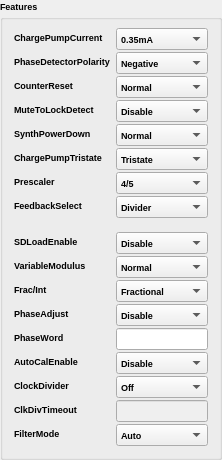
  <widget class="QGroupBox" name="features">
   <property name="geometry">
    <rect>
     <x>190</x>
     <y>10</y>
     <width>211</width>
     <height>451</height>
    </rect>
   </property>
   <property name="font">
    <font>
     <family>Microsoft YaHei UI</family>
     <pointsize>7</pointsize>
     <weight>75</weight>
     <bold>true</bold>
    </font>
   </property>
   <property name="title">
    <string>Features</string>
   </property>
   <layout class="QVBoxLayout" name="verticalLayout">
    <item>
     <layout class="QFormLayout" name="featuresLayout">
      <property name="fieldGrowthPolicy">
       <enum>QFormLayout::AllNonFixedFieldsGrow</enum>
      </property>
      <property name="rowWrapPolicy">
       <enum>QFormLayout::DontWrapRows</enum>
      </property>
      <property name="verticalSpacing">
       <number>2</number>
      </property>
      <item row="0" column="0">
       <widget class="QLabel" name="chargePumpCurrentLabel">
        <property name="text">
         <string>ChargePumpCurrent</string>
        </property>
       </widget>
      </item>
      <item row="0" column="1">
       <widget class="QComboBox" name="chargePumpCurrentComboBox">
        <item>
         <property name="text">
          <string>0.35mA</string>
         </property>
        </item>
        <item>
         <property name="text">
          <string>0.70mA</string>
         </property>
        </item>
        <item>
         <property name="text">
          <string>1.05mA</string>
         </property>
        </item>
        <item>
         <property name="text">
          <string>1.4mA</string>
         </property>
        </item>
        <item>
         <property name="text">
          <string>1.75mA</string>
         </property>
        </item>
        <item>
         <property name="text">
          <string>2.8mA</string>
         </property>
        </item>
        <item>
         <property name="text">
          <string>2.45mA</string>
         </property>
        </item>
        <item>
         <property name="text">
          <string>2.8mA</string>
         </property>
        </item>
        <item>
         <property name="text">
          <string>3.15mA</string>
         </property>
        </item>
        <item>
         <property name="text">
          <string>3.5mA</string>
         </property>
        </item>
        <item>
         <property name="text">
          <string>3.85mA</string>
         </property>
        </item>
        <item>
         <property name="text">
          <string>4.2mA</string>
         </property>
        </item>
        <item>
         <property name="text">
          <string>4.55mA</string>
         </property>
        </item>
        <item>
         <property name="text">
          <string>4.9mA</string>
         </property>
        </item>
        <item>
         <property name="text">
          <string>5.25mA</string>
         </property>
        </item>
        <item>
         <property name="text">
          <string>5.6mA</string>
         </property>
        </item>
       </widget>
      </item>
      <item row="1" column="0">
       <widget class="QLabel" name="phaseDetectorPolarityLabel">
        <property name="text">
         <string>PhaseDetectorPolarity</string>
        </property>
       </widget>
      </item>
      <item row="1" column="1">
       <widget class="QComboBox" name="phaseDetectorPolarityComboBox">
        <item>
         <property name="text">
          <string>Negative</string>
         </property>
        </item>
        <item>
         <property name="text">
          <string>Positive</string>
         </property>
        </item>
       </widget>
      </item>
      <item row="2" column="0">
       <widget class="QLabel" name="counterResetLabel">
        <property name="text">
         <string>CounterReset</string>
        </property>
       </widget>
      </item>
      <item row="2" column="1">
       <widget class="QComboBox" name="counterResetComboBox">
        <item>
         <property name="text">
          <string>Normal</string>
         </property>
        </item>
        <item>
         <property name="text">
          <string>CounterReset</string>
         </property>
        </item>
       </widget>
      </item>
      <item row="3" column="0">
       <widget class="QLabel" name="muteTilLockDetectLabel">
        <property name="text">
         <string>MuteToLockDetect</string>
        </property>
       </widget>
      </item>
      <item row="3" column="1">
       <widget class="QComboBox" name="muteTilLockDetectComboBox">
        <item>
         <property name="text">
          <string>Disable</string>
         </property>
        </item>
        <item>
         <property name="text">
          <string>Enable</string>
         </property>
        </item>
       </widget>
      </item>
      <item row="4" column="0">
       <widget class="QLabel" name="synthPowerdownLabel">
        <property name="text">
         <string>SynthPowerDown</string>
        </property>
       </widget>
      </item>
      <item row="4" column="1">
       <widget class="QComboBox" name="synthPowerdownComboBox">
        <item>
         <property name="text">
          <string>Normal</string>
         </property>
        </item>
        <item>
         <property name="text">
          <string>PowerDown</string>
         </property>
        </item>
       </widget>
      </item>
      <item row="5" column="0">
       <widget class="QLabel" name="chargePumpTriStateLabel">
        <property name="text">
         <string>ChargePumpTristate</string>
        </property>
       </widget>
      </item>
      <item row="5" column="1">
       <widget class="QComboBox" name="chargePumpTriStateComboBox">
        <item>
         <property name="text">
          <string>Tristate</string>
         </property>
        </item>
        <item>
         <property name="text">
          <string>Normal</string>
         </property>
        </item>
       </widget>
      </item>
      <item row="6" column="0">
       <widget class="QLabel" name="prescalerLabel">
        <property name="text">
         <string>Prescaler</string>
        </property>
       </widget>
      </item>
      <item row="6" column="1">
       <widget class="QComboBox" name="prescalerComboBox">
        <item>
         <property name="text">
          <string>4/5</string>
         </property>
        </item>
        <item>
         <property name="text">
          <string>8/9</string>
         </property>
        </item>
       </widget>
      </item>
      <item row="7" column="0">
       <widget class="QLabel" name="feedbackSelectLabel">
        <property name="text">
         <string>FeedbackSelect</string>
        </property>
       </widget>
      </item>
      <item row="7" column="1">
       <widget class="QComboBox" name="feedbackSelectComboBox">
        <item>
         <property name="text">
          <string>Divider</string>
         </property>
        </item>
        <item>
         <property name="text">
          <string>Fundamental</string>
         </property>
        </item>
       </widget>
      </item>
      <item row="9" column="0">
       <widget class="QLabel" name="sDLoadEnableLabel">
        <property name="text">
         <string>SDLoadEnable</string>
        </property>
       </widget>
      </item>
      <item row="10" column="0">
       <widget class="QLabel" name="variableModulusLabel">
        <property name="text">
         <string>VariableModulus</string>
        </property>
       </widget>
      </item>
      <item row="10" column="1">
       <widget class="QComboBox" name="variableModulusComboBox">
        <item>
         <property name="text">
          <string>Normal</string>
         </property>
        </item>
        <item>
         <property name="text">
          <string>AuxiliarySDM</string>
         </property>
        </item>
       </widget>
      </item>
      <item row="11" column="0">
       <widget class="QLabel" name="fracIntOperationLabel">
        <property name="text">
         <string>Frac/Int</string>
        </property>
       </widget>
      </item>
      <item row="11" column="1">
       <widget class="QComboBox" name="fracIntOperationComboBox">
        <item>
         <property name="text">
          <string>Fractional</string>
         </property>
        </item>
        <item>
         <property name="text">
          <string>Int</string>
         </property>
        </item>
       </widget>
      </item>
      <item row="12" column="0">
       <widget class="QLabel" name="phaseAdjustLabel_2">
        <property name="text">
         <string>PhaseAdjust</string>
        </property>
       </widget>
      </item>
      <item row="12" column="1">
       <widget class="QComboBox" name="phaseAdjustComboBox_2">
        <item>
         <property name="text">
          <string>Disable</string>
         </property>
        </item>
        <item>
         <property name="text">
          <string>Enable</string>
         </property>
        </item>
       </widget>
      </item>
      <item row="13" column="0">
       <widget class="QLabel" name="phaseWordLabel_2">
        <property name="text">
         <string>PhaseWord</string>
        </property>
       </widget>
      </item>
      <item row="13" column="1">
       <widget class="QLineEdit" name="phaseWordLineEdit_2"/>
      </item>
      <item row="14" column="0">
       <widget class="QLabel" name="autoCalEnableLabel">
        <property name="text">
         <string>AutoCalEnable</string>
        </property>
       </widget>
      </item>
      <item row="14" column="1">
       <widget class="QComboBox" name="autoCalEnableComboBox">
        <item>
         <property name="text">
          <string>Disable</string>
         </property>
        </item>
        <item>
         <property name="text">
          <string>Enable</string>
         </property>
        </item>
       </widget>
      </item>
      <item row="15" column="0">
       <widget class="QLabel" name="clockDividerLabel_2">
        <property name="text">
         <string>ClockDivider</string>
        </property>
       </widget>
      </item>
      <item row="15" column="1">
       <widget class="QComboBox" name="clockDividerComboBox_2">
        <item>
         <property name="text">
          <string>Off</string>
         </property>
        </item>
        <item>
         <property name="text">
          <string>Resync</string>
         </property>
        </item>
       </widget>
      </item>
      <item row="16" column="0">
       <widget class="QLabel" name="clkDivTimeoutUsLabel">
        <property name="text">
         <string>ClkDivTimeout</string>
        </property>
       </widget>
      </item>
      <item row="16" column="1">
       <widget class="QLineEdit" name="clkDivTimeoutUsLineEdit">
        <property name="enabled">
         <bool>false</bool>
        </property>
       </widget>
      </item>
      <item row="17" column="0">
       <widget class="QLabel" name="filterModeLabel">
        <property name="text">
         <string>FilterMode</string>
        </property>
       </widget>
      </item>
      <item row="17" column="1">
       <widget class="QComboBox" name="filterModeComboBox">
        <item>
         <property name="text">
          <string>Auto</string>
         </property>
        </item>
        <item>
         <property name="text">
          <string>Manual</string>
         </property>
        </item>
       </widget>
      </item>
      <item row="8" column="0">
       <widget class="QLabel" name="label">
        <property name="text">
         <string/>
        </property>
       </widget>
      </item>
      <item row="9" column="1">
       <widget class="QComboBox" name="SDLoadCombo">
        <item>
         <property name="text">
          <string>Disable</string>
         </property>
        </item>
        <item>
         <property name="text">
          <string>Enable</string>
         </property>
        </item>
       </widget>
      </item>
     </layout>
    </item>
   </layout>
  </widget>
